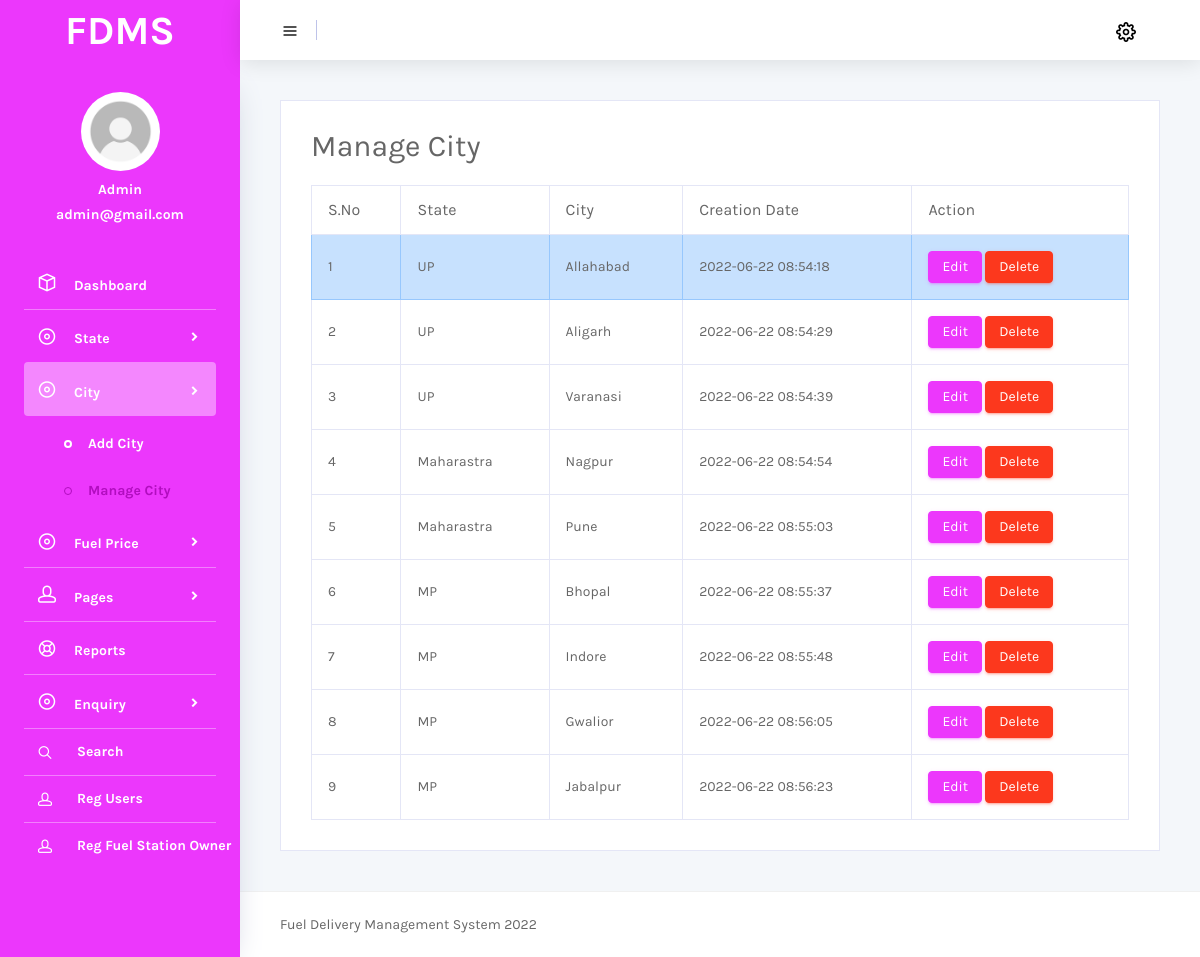
Screenshot of /fdondms/admin/manage-city.php (signed in) with the database file from the repository.
### tables this page shows
CREATE TABLE `tblcity` (
  `ID` int(5) NOT NULL,
  `Stateid` int(5) DEFAULT NULL,
  `City` varchar(250) DEFAULT NULL,
  `CreationDate` timestamp NULL DEFAULT current_timestamp()
);

CREATE TABLE `tblstate` (
  `ID` int(11) NOT NULL,
  `State` varchar(250) DEFAULT NULL,
  `CreationDate` timestamp NULL DEFAULT current_timestamp()
);

### fdondms/admin/manage-city.php (the view, shortened to what this page needs)
<?php
include('includes/dbconnection.php');
if (strlen($_SESSION['hlmsaid']==0)) {
  header('location:logout.php');
  } else{
  ?>
<!DOCTYPE html>
<html lang="en">
<head>
  <link rel="stylesheet" href="../vendors/mdi/css/materialdesignicons.min.css">
  <link rel="stylesheet" href="../vendors/feather/feather.css">
  <link rel="stylesheet" href="../vendors/base/vendor.bundle.base.css">
  <link rel="stylesheet" href="../css/style.css">
</head>
<body>
  <div class="container-scroller">
 <?php include_once('includes/header.php');?>
    <div class="container-fluid page-body-wrapper">
      <?php include_once('includes/sidebar.php');?>
      <div class="main-panel">
        <div class="content-wrapper">
          <div class="row">
            <div class="col-lg-12 stretch-card">
              <div class="card">
                <div class="card-body">
                  <h3 >Manage City</h3>
                  <div class="table-responsive pt-3">
                    <table class="table table-bordered">
                      <thead>
                       <tr>
                                  <th>S.No</th>
                                        <th>State</th>
                                        <th>City</th>
                                        <th>Creation Date</th>
                                     <th>Action</th>
                                            </tr>
                      </thead>
                      <tbody>
                        <tr class="table-info">
                           <?php
$sql="SELECT tblstate.ID as sid,tblstate.State,tblstate.CreationDate as scd,tblcity.CreationDate as ccd,tblcity.City,tblcity.ID as cid from tblstate join tblcity on tblstate.ID=tblcity.Stateid";
$query = $dbh -> prepare($sql);
$query->execute();
$results=$query->fetchAll(PDO::FETCH_OBJ);
$cnt=1;
if($query->rowCount() > 0)
{
foreach($results as $row)
{               ?>
                         <td><?php echo htmlentities($cnt);?></td>
                                        <td><?php  echo htmlentities($row->State);?></td>
                                        <td><?php  echo htmlentities($row->City);?></td>
                                        <td><?php  echo htmlentities($row->ccd);?></td>
                                        <td><a class="btn btn-sm btn-primary" href="edit-city.php?editid=<?php echo htmlentities ($row->cid);?>">Edit</a>  <a class="btn btn-sm btn-danger" href="manage-city.php?delid=<?php echo ($row->cid);?>"  onclick="return confirm('Do you really want to Delete ?');">Delete</a></td>
                        </tr>
                        <?php $cnt=$cnt+1;}} ?>
                      </tbody>
                    </table>
                  </div>
                </div>
              </div>
            </div>
          </div>
        </div>
      <?php include_once('includes/footer.php');?>
      </div>
    </div>
  </div>
</body>
</html>
<?php } ?>

### fdondms/admin/includes/header.php (shortened to what this page needs)
<nav class="navbar col-lg-12 col-12 p-0 fixed-top d-flex flex-row">
      <div class="text-center navbar-brand-wrapper d-flex align-items-center justify-content-center">
        <strong style="color: white;font-size: 40px;">FDMS</strong>
      </div>
      <div class="navbar-menu-wrapper d-flex align-items-center justify-content-end">
        <button class="navbar-toggler navbar-toggler align-self-center" type="button" data-toggle="minimize">
          <span class="icon-menu"></span>
        </button>
        <ul class="navbar-nav navbar-nav-right">
          <li class="nav-item dropdown d-flex mr-4 ">
            <a class="nav-link count-indicator dropdown-toggle d-flex align-items-center justify-content-center" id="notificationDropdown" href="#" data-toggle="dropdown">
              <i class="icon-cog"></i>
            </a>
          </li>
        </ul>
      </div>
    </nav>

### fdondms/admin/includes/sidebar.php (shortened to what this page needs)
<nav class="sidebar sidebar-offcanvas" id="sidebar">
        <div class="user-profile">
          <?php
$aid=$_SESSION['hlmsaid'];
$sql="SELECT AdminName,Email from  tbladmin where ID=:aid";
$query = $dbh -> prepare($sql);
$query->bindParam(':aid',$aid,PDO::PARAM_STR);
$query->execute();
$results=$query->fetchAll(PDO::FETCH_OBJ);
$cnt=1;
if($query->rowCount() > 0)
{
foreach($results as $row)
{               ?>
          <div class="user-image">
            <img src="images/faces/face28.png">
          </div>
          <div class="user-name">
              <?php  echo $row->AdminName;?>
          </div>
          <div class="user-designation">
             <?php  echo $row->Email;?>
          </div>
        </div><?php $cnt=$cnt+1;}} ?>
        <ul class="nav">
          <li class="nav-item">
            <a class="nav-link" href="dashboard.php">
              <i class="icon-box menu-icon"></i>
              <span class="menu-title">Dashboard</span>
            </a>
          </li>
          <li class="nav-item">
            <a class="nav-link" data-toggle="collapse" href="#ui-basic" aria-expanded="false" aria-controls="ui-basic">
              <i class="icon-disc menu-icon"></i>
              <span class="menu-title">State</span>
              <i class="menu-arrow"></i>
            </a>
          </li>
           <li class="nav-item">
            <a class="nav-link" data-toggle="collapse" href="#ui-basic1" aria-expanded="false" aria-controls="ui-basic1">
              <i class="icon-disc menu-icon"></i>
              <span class="menu-title">City</span>
              <i class="menu-arrow"></i>
            </a>
            <div class="collapse" id="ui-basic1">
              <ul class="nav flex-column sub-menu">
                <li class="nav-item"> <a class="nav-link" href="add-city.php">Add City</a></li>
                <li class="nav-item"> <a class="nav-link" href="manage-city.php">Manage City</a></li>
              </ul>
            </div>
          </li>
          <li class="nav-item">
            <a class="nav-link" data-toggle="collapse" href="#ui-basic3" aria-expanded="false" aria-controls="ui-basic3">
              <i class="icon-disc menu-icon"></i>
              <span class="menu-title">Fuel Price</span>
              <i class="menu-arrow"></i>
            </a>
          </li>
         <li class="nav-item">
            <a class="nav-link" data-toggle="collapse" href="#auth" aria-expanded="false" aria-controls="auth">
              <i class="icon-head menu-icon"></i>
              <span class="menu-title">Pages</span>
              <i class="menu-arrow"></i>
            </a>
          </li>
          <li class="nav-item">
            <a class="nav-link" href="between-dates-reports.php">
              <i class="icon-help menu-icon"></i>
              <span class="menu-title">Reports</span>
            </a>
          </li>
          <li class="nav-item">
            <a class="nav-link" data-toggle="collapse" href="#ui-basic2" aria-expanded="false" aria-controls="ui-basic2">
              <i class="icon-disc menu-icon"></i>
              <span class="menu-title">Enquiry</span>
              <i class="menu-arrow"></i>
            </a>
          </li>
          <li class="nav-item">
            <a class="nav-link" href="search.php">
              <i class="icon-search"></i>
              <span class="menu-title" style="padding-left: 25px;">Search</span>
            </a>
          </li>
          <li class="nav-item">
            <a class="nav-link" href="reg-users.php">
              <i class="icon-head"></i>
              <span class="menu-title" style="padding-left: 25px;">Reg Users</span>
            </a>
          </li>
           <li class="nav-item">
            <a class="nav-link" href="reg-fuelstationowner.php">
              <i class="icon-head"></i>
              <span class="menu-title" style="padding-left: 25px;">Reg Fuel Station Owner</span>
            </a>
          </li>
        </ul>
      </nav>

### fdondms/admin/includes/footer.php
<footer class="footer">
         <div class="d-sm-flex justify-content-center justify-content-sm-between">
           <span class="text-muted d-block text-center text-sm-left d-sm-inline-block">Fuel Delivery Management System 2022</span>
         </div>
       </footer>

### rows the page displays
tblcity: Stateid.State "UP", City "Allahabad", CreationDate "2022-06-22 08:54:18"
tblcity: Stateid.State "UP", City "Aligarh", CreationDate "2022-06-22 08:54:29"
tblcity: Stateid.State "UP", City "Varanasi", CreationDate "2022-06-22 08:54:39"
tblcity: Stateid.State "Maharastra", City "Nagpur", CreationDate "2022-06-22 08:54:54"
tblcity: Stateid.State "Maharastra", City "Pune", CreationDate "2022-06-22 08:55:03"
tblcity: Stateid.State "MP", City "Bhopal", CreationDate "2022-06-22 08:55:37"
tblcity: Stateid.State "MP", City "Indore", CreationDate "2022-06-22 08:55:48"
tblcity: Stateid.State "MP", City "Gwalior", CreationDate "2022-06-22 08:56:05"
tblcity: Stateid.State "MP", City "Jabalpur", CreationDate "2022-06-22 08:56:23"

### other values shown
$row->AdminName "Admin"
$row->Email "admin@gmail.com"
